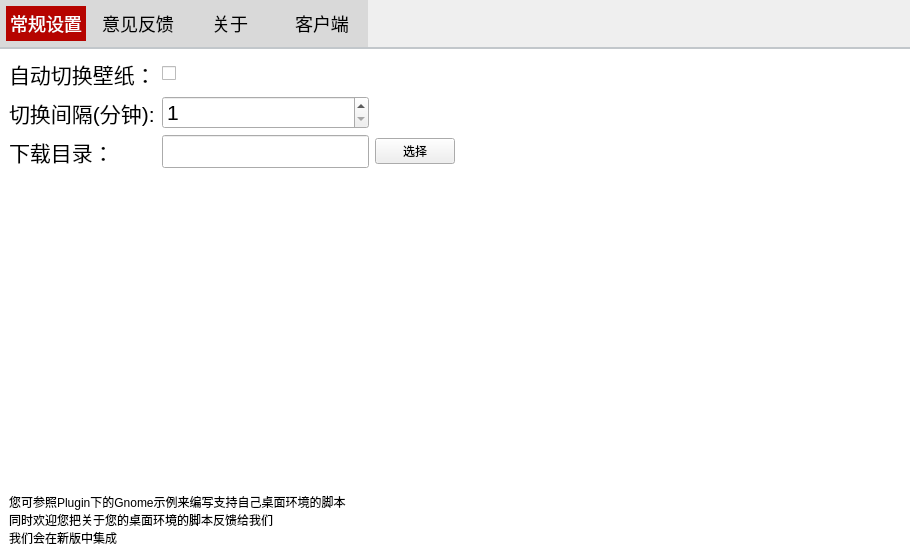
<?xml version="1.0" encoding="UTF-8"?>
<ui version="4.0">
 <class>Settings</class>
 <widget class="QWidget" name="Settings">
  <property name="geometry">
   <rect>
    <x>0</x>
    <y>0</y>
    <width>910</width>
    <height>556</height>
   </rect>
  </property>
  <property name="sizePolicy">
   <sizepolicy hsizetype="Expanding" vsizetype="Expanding">
    <horstretch>0</horstretch>
    <verstretch>0</verstretch>
   </sizepolicy>
  </property>
  <property name="windowTitle">
   <string>Settings</string>
  </property>
  <property name="styleSheet">
   <string notr="true"/>
  </property>
  <layout class="QVBoxLayout" name="verticalLayout">
   <property name="margin">
    <number>0</number>
   </property>
   <item>
    <layout class="QVBoxLayout" name="layout_outside">
     <item>
      <widget class="QTabWidget" name="tabWidget">
       <property name="enabled">
        <bool>true</bool>
       </property>
       <property name="font">
        <font>
         <weight>50</weight>
         <bold>false</bold>
         <underline>false</underline>
         <stylestrategy>PreferDefault</stylestrategy>
        </font>
       </property>
       <property name="mouseTracking">
        <bool>true</bool>
       </property>
       <property name="focusPolicy">
        <enum>Qt::TabFocus</enum>
       </property>
       <property name="contextMenuPolicy">
        <enum>Qt::DefaultContextMenu</enum>
       </property>
       <property name="layoutDirection">
        <enum>Qt::LeftToRight</enum>
       </property>
       <property name="autoFillBackground">
        <bool>false</bool>
       </property>
       <property name="styleSheet">
        <string notr="true">QTabWidget::pane { /* The tab widget frame */
     border-top: 2px solid #C2C7CB;
     background-color:white;

 }
 QTabWidget::tab-bar {
     alignment: left;
	background-color:#d9d9d9;
	
 }
QTabBar::tab {
    height:35px;
	width:80px;
     background:#d9d9d9;
     border: 6px solid #d9d9d9;
     border-bottom-color: #d9d9d9; /* same as the pane color */
	padding:0px;
     min-width: 8ex;
	margin:0px;	
	font-size:18px;
    
 }
QTabBar::tab:selected, QTabBar::tab:hover {
     background:#b60400;
	  color:white;
 }
</string>
       </property>
       <property name="inputMethodHints">
        <set>Qt::ImhNone</set>
       </property>
       <property name="tabPosition">
        <enum>QTabWidget::North</enum>
       </property>
       <property name="tabShape">
        <enum>QTabWidget::Rounded</enum>
       </property>
       <property name="currentIndex">
        <number>0</number>
       </property>
       <property name="elideMode">
        <enum>Qt::ElideNone</enum>
       </property>
       <property name="usesScrollButtons">
        <bool>false</bool>
       </property>
       <property name="documentMode">
        <bool>false</bool>
       </property>
       <property name="tabsClosable">
        <bool>false</bool>
       </property>
       <property name="movable">
        <bool>false</bool>
       </property>
       <widget class="QWidget" name="tab">
        <attribute name="title">
         <string>常规设置</string>
        </attribute>
        <layout class="QGridLayout" name="gridLayout_8">
         <item row="1" column="1">
          <spacer name="verticalSpacer_2">
           <property name="orientation">
            <enum>Qt::Vertical</enum>
           </property>
           <property name="sizeHint" stdset="0">
            <size>
             <width>20</width>
             <height>40</height>
            </size>
           </property>
          </spacer>
         </item>
         <item row="2" column="1">
          <widget class="QLabel" name="label_20">
           <property name="text">
            <string>您可参照Plugin下的Gnome示例来编写支持自己桌面环境的脚本
同时欢迎您把关于您的桌面环境的脚本反馈给我们
我们会在新版中集成</string>
           </property>
          </widget>
         </item>
         <item row="0" column="1">
          <layout class="QGridLayout" name="gridLayout">
           <item row="2" column="1">
            <widget class="QLineEdit" name="path_line">
             <property name="font">
              <font>
               <pointsize>16</pointsize>
              </font>
             </property>
            </widget>
           </item>
           <item row="0" column="0">
            <widget class="QLabel" name="label">
             <property name="font">
              <font>
               <pointsize>16</pointsize>
              </font>
             </property>
             <property name="text">
              <string>自动切换壁纸：</string>
             </property>
            </widget>
           </item>
           <item row="1" column="0">
            <widget class="QLabel" name="label_2">
             <property name="font">
              <font>
               <pointsize>16</pointsize>
              </font>
             </property>
             <property name="text">
              <string>切换间隔(分钟):</string>
             </property>
            </widget>
           </item>
           <item row="1" column="1">
            <widget class="QSpinBox" name="time_spinbox">
             <property name="font">
              <font>
               <pointsize>16</pointsize>
              </font>
             </property>
             <property name="minimum">
              <number>1</number>
             </property>
            </widget>
           </item>
           <item row="0" column="1">
            <widget class="QCheckBox" name="autoslide_checkbox">
             <property name="font">
              <font>
               <pointsize>16</pointsize>
              </font>
             </property>
             <property name="text">
              <string/>
             </property>
            </widget>
           </item>
           <item row="2" column="0">
            <widget class="QLabel" name="label_15">
             <property name="font">
              <font>
               <pointsize>16</pointsize>
              </font>
             </property>
             <property name="text">
              <string>下载目录：</string>
             </property>
            </widget>
           </item>
           <item row="2" column="2">
            <widget class="QPushButton" name="chooseButton">
             <property name="text">
              <string>选择</string>
             </property>
            </widget>
           </item>
          </layout>
         </item>
         <item row="0" column="3">
          <spacer name="horizontalSpacer_7">
           <property name="orientation">
            <enum>Qt::Horizontal</enum>
           </property>
           <property name="sizeHint" stdset="0">
            <size>
             <width>40</width>
             <height>20</height>
            </size>
           </property>
          </spacer>
         </item>
        </layout>
       </widget>
       <widget class="QWidget" name="tab_2">
        <attribute name="title">
         <string>意见反馈</string>
        </attribute>
        <layout class="QGridLayout" name="gridLayout_7">
         <item row="0" column="0">
          <layout class="QFormLayout" name="formLayout">
           <property name="fieldGrowthPolicy">
            <enum>QFormLayout::FieldsStayAtSizeHint</enum>
           </property>
           <property name="formAlignment">
            <set>Qt::AlignLeading|Qt::AlignLeft|Qt::AlignTop</set>
           </property>
           <item row="0" column="0">
            <widget class="QLabel" name="label_9">
             <property name="font">
              <font>
               <pointsize>18</pointsize>
              </font>
             </property>
             <property name="text">
              <string>您遇到问题了吗？赶紧反馈给我们吧</string>
             </property>
            </widget>
           </item>
           <item row="2" column="0" colspan="2">
            <widget class="QPlainTextEdit" name="feedbackTextEdit">
             <property name="plainText">
              <string>您遇到了什么问题？在什么时候？做什么操作？</string>
             </property>
            </widget>
           </item>
           <item row="5" column="0">
            <widget class="QLabel" name="label_12">
             <property name="font">
              <font>
               <pointsize>18</pointsize>
              </font>
             </property>
             <property name="text">
              <string>您的联系方式，有可能获得惊喜哟...</string>
             </property>
            </widget>
           </item>
           <item row="6" column="0" colspan="2">
            <widget class="QLineEdit" name="userinfolineEdit">
             <property name="inputMask">
              <string/>
             </property>
             <property name="text">
              <string/>
             </property>
             <property name="placeholderText">
              <string>手机号码.E-mail地址或者其他的信息</string>
             </property>
            </widget>
           </item>
           <item row="8" column="0" colspan="2">
            <layout class="QHBoxLayout" name="horizontalLayout_3">
             <property name="margin">
              <number>10</number>
             </property>
             <item>
              <spacer name="horizontalSpacer_8">
               <property name="orientation">
                <enum>Qt::Horizontal</enum>
               </property>
               <property name="sizeHint" stdset="0">
                <size>
                 <width>40</width>
                 <height>20</height>
                </size>
               </property>
              </spacer>
             </item>
             <item>
              <widget class="QPushButton" name="postUpButton">
               <property name="text">
                <string>提交</string>
               </property>
              </widget>
             </item>
             <item>
              <spacer name="horizontalSpacer_9">
               <property name="orientation">
                <enum>Qt::Horizontal</enum>
               </property>
               <property name="sizeHint" stdset="0">
                <size>
                 <width>40</width>
                 <height>20</height>
                </size>
               </property>
              </spacer>
             </item>
            </layout>
           </item>
           <item row="3" column="0" colspan="2">
            <layout class="QHBoxLayout" name="horizontalLayout_4">
             <item>
              <widget class="QLabel" name="cleanLabel">
               <property name="sizePolicy">
                <sizepolicy hsizetype="Expanding" vsizetype="Preferred">
                 <horstretch>0</horstretch>
                 <verstretch>0</verstretch>
                </sizepolicy>
               </property>
               <property name="cursor">
                <cursorShape>PointingHandCursor</cursorShape>
               </property>
               <property name="text">
                <string>&lt;html&gt;&lt;head/&gt;&lt;body&gt;&lt;p&gt;&lt;a href=&quot;http://clean.com&quot;&gt;&lt;span style=&quot; text-decoration: underline; color:#0000ff;&quot;&gt;清空内容...&lt;/span&gt;&lt;/a&gt;&lt;/p&gt;&lt;/body&gt;&lt;/html&gt;</string>
               </property>
              </widget>
             </item>
             <item>
              <widget class="QLabel" name="label_17">
               <property name="text">
                <string>还可以输入：</string>
               </property>
              </widget>
             </item>
             <item>
              <widget class="QLabel" name="limitLabel">
               <property name="sizePolicy">
                <sizepolicy hsizetype="Preferred" vsizetype="Preferred">
                 <horstretch>0</horstretch>
                 <verstretch>0</verstretch>
                </sizepolicy>
               </property>
               <property name="text">
                <string>500</string>
               </property>
               <property name="alignment">
                <set>Qt::AlignRight|Qt::AlignTrailing|Qt::AlignVCenter</set>
               </property>
              </widget>
             </item>
             <item>
              <widget class="QLabel" name="label_18">
               <property name="text">
                <string>个字</string>
               </property>
              </widget>
             </item>
            </layout>
           </item>
          </layout>
         </item>
        </layout>
       </widget>
       <widget class="QWidget" name="tab_3">
        <attribute name="title">
         <string>关于</string>
        </attribute>
        <layout class="QGridLayout" name="gridLayout_5">
         <item row="0" column="0">
          <layout class="QGridLayout" name="gridLayout_4">
           <item row="0" column="1">
            <widget class="QLabel" name="label_8">
             <property name="text">
              <string/>
             </property>
             <property name="pixmap">
              <pixmap resource="../resources.qrc">:/source/aboutlogo.png</pixmap>
             </property>
             <property name="alignment">
              <set>Qt::AlignCenter</set>
             </property>
            </widget>
           </item>
           <item row="0" column="2">
            <spacer name="horizontalSpacer_6">
             <property name="orientation">
              <enum>Qt::Horizontal</enum>
             </property>
             <property name="sizeHint" stdset="0">
              <size>
               <width>40</width>
               <height>20</height>
              </size>
             </property>
            </spacer>
           </item>
           <item row="1" column="1">
            <layout class="QVBoxLayout" name="verticalLayout_3">
             <item>
              <widget class="QLabel" name="label_16">
               <property name="text">
                <string>&lt;html&gt;&lt;head/&gt;&lt;body&gt;&lt;p&gt;版本:&lt;span style=&quot; font-weight:600;&quot;&gt;1.5.1&lt;/span&gt;&lt;/p&gt;&lt;/body&gt;&lt;/html&gt;</string>
               </property>
               <property name="alignment">
                <set>Qt::AlignCenter</set>
               </property>
              </widget>
             </item>
             <item>
              <widget class="QLabel" name="label_11">
               <property name="text">
                <string> 官方QQ群：240059255</string>
               </property>
               <property name="alignment">
                <set>Qt::AlignCenter</set>
               </property>
              </widget>
             </item>
             <item>
              <widget class="QLabel" name="label_13">
               <property name="text">
                <string>&lt;html&gt;&lt;head/&gt;&lt;body&gt;&lt;p&gt;官方网站：&lt;a href=&quot;http://www.lovebizhi.com&quot;&gt;&lt;span style=&quot; text-decoration: underline; color:#0000ff;&quot;&gt;http://www.lovebizhi.com&lt;/span&gt;&lt;/a&gt;&lt;/p&gt;&lt;/body&gt;&lt;/html&gt;</string>
               </property>
               <property name="alignment">
                <set>Qt::AlignCenter</set>
               </property>
               <property name="openExternalLinks">
                <bool>true</bool>
               </property>
              </widget>
             </item>
             <item>
              <widget class="QLabel" name="label_14">
               <property name="text">
                <string>&lt;html&gt;&lt;head/&gt;&lt;body&gt;&lt;p&gt;联系我们：&lt;a href=&quot;mailto:info@lovebizhi.com&quot;&gt;&lt;span style=&quot; text-decoration: underline; color:#0000ff;&quot;&gt;info (at) lovebizhi.com&lt;/span&gt;&lt;/a&gt;&lt;/p&gt;&lt;/body&gt;&lt;/html&gt;</string>
               </property>
               <property name="alignment">
                <set>Qt::AlignCenter</set>
               </property>
               <property name="openExternalLinks">
                <bool>true</bool>
               </property>
              </widget>
             </item>
             <item>
              <widget class="QLabel" name="label_3">
               <property name="text">
                <string>©北京取道兴业有限公司</string>
               </property>
               <property name="alignment">
                <set>Qt::AlignCenter</set>
               </property>
              </widget>
             </item>
            </layout>
           </item>
           <item row="0" column="0">
            <spacer name="horizontalSpacer_5">
             <property name="orientation">
              <enum>Qt::Horizontal</enum>
             </property>
             <property name="sizeHint" stdset="0">
              <size>
               <width>40</width>
               <height>20</height>
              </size>
             </property>
            </spacer>
           </item>
          </layout>
         </item>
        </layout>
       </widget>
       <widget class="QWidget" name="tab_4">
        <attribute name="title">
         <string>客户端</string>
        </attribute>
        <layout class="QGridLayout" name="gridLayout_3">
         <item row="0" column="0">
          <layout class="QGridLayout" name="gridLayout_2">
           <item row="3" column="2">
            <layout class="QHBoxLayout" name="horizontalLayout">
             <item>
              <spacer name="horizontalSpacer_3">
               <property name="orientation">
                <enum>Qt::Horizontal</enum>
               </property>
               <property name="sizeHint" stdset="0">
                <size>
                 <width>40</width>
                 <height>20</height>
                </size>
               </property>
              </spacer>
             </item>
             <item>
              <widget class="QLabel" name="label_6">
               <property name="text">
                <string>&lt;html&gt;&lt;head/&gt;&lt;body&gt;&lt;p&gt;&lt;a href=&quot;http://lovebizhi.com/iphone.html&quot;&gt;&lt;img src=&quot;:/source/button-iphone.png&quot;/&gt;&lt;/a&gt;&lt;/p&gt;&lt;/body&gt;&lt;/html&gt;</string>
               </property>
               <property name="openExternalLinks">
                <bool>true</bool>
               </property>
              </widget>
             </item>
             <item>
              <widget class="QLabel" name="label_19">
               <property name="acceptDrops">
                <bool>false</bool>
               </property>
               <property name="text">
                <string>&lt;html&gt;&lt;head/&gt;&lt;body&gt;&lt;p&gt;&lt;a href=&quot;http://lovebizhi.com/ipad.html&quot;&gt;&lt;img src=&quot;:/source/ipad.png&quot;/&gt;&lt;/a&gt;&lt;/p&gt;&lt;/body&gt;&lt;/html&gt;</string>
               </property>
               <property name="openExternalLinks">
                <bool>true</bool>
               </property>
              </widget>
             </item>
             <item>
              <widget class="QLabel" name="label_7">
               <property name="text">
                <string>&lt;html&gt;&lt;head/&gt;&lt;body&gt;&lt;p&gt;&lt;a href=&quot;http://lovebizhi.com/wp.html&quot;&gt;&lt;img src=&quot;:/source/button-wp7.png&quot;/&gt;&lt;/a&gt;&lt;/p&gt;&lt;/body&gt;&lt;/html&gt;</string>
               </property>
               <property name="openExternalLinks">
                <bool>true</bool>
               </property>
              </widget>
             </item>
             <item>
              <widget class="QLabel" name="label_5">
               <property name="text">
                <string>&lt;html&gt;&lt;head/&gt;&lt;body&gt;&lt;p&gt;&lt;a herf=&quot;http://lovebizhi.com/android.html&quot;&gt;&lt;img src=&quot;:/source/button-android.png&quot;/&gt;&lt;/a&gt;&lt;/p&gt;&lt;/body&gt;&lt;/html&gt;</string>
               </property>
               <property name="openExternalLinks">
                <bool>true</bool>
               </property>
              </widget>
             </item>
             <item>
              <spacer name="horizontalSpacer_4">
               <property name="orientation">
                <enum>Qt::Horizontal</enum>
               </property>
               <property name="sizeHint" stdset="0">
                <size>
                 <width>40</width>
                 <height>20</height>
                </size>
               </property>
              </spacer>
             </item>
            </layout>
           </item>
           <item row="1" column="2">
            <layout class="QHBoxLayout" name="horizontalLayout_2">
             <property name="sizeConstraint">
              <enum>QLayout::SetDefaultConstraint</enum>
             </property>
             <item>
              <spacer name="horizontalSpacer">
               <property name="orientation">
                <enum>Qt::Horizontal</enum>
               </property>
               <property name="sizeHint" stdset="0">
                <size>
                 <width>40</width>
                 <height>20</height>
                </size>
               </property>
              </spacer>
             </item>
             <item>
              <widget class="QLabel" name="label_4">
               <property name="text">
                <string/>
               </property>
               <property name="pixmap">
                <pixmap resource="../resources.qrc">:/source/aboutlogo.png</pixmap>
               </property>
              </widget>
             </item>
             <item>
              <spacer name="horizontalSpacer_2">
               <property name="orientation">
                <enum>Qt::Horizontal</enum>
               </property>
               <property name="sizeHint" stdset="0">
                <size>
                 <width>40</width>
                 <height>20</height>
                </size>
               </property>
              </spacer>
             </item>
            </layout>
           </item>
           <item row="2" column="2">
            <layout class="QVBoxLayout" name="verticalLayout_2">
             <item>
              <widget class="QLabel" name="label_10">
               <property name="font">
                <font>
                 <pointsize>16</pointsize>
                </font>
               </property>
               <property name="text">
                <string>&lt;html&gt;&lt;head/&gt;&lt;body&gt;&lt;p&gt;爱壁纸HD不只有Linux版本，我们还提供了以下平台的版本供您选用&lt;/p&gt;&lt;/body&gt;&lt;/html&gt;</string>
               </property>
               <property name="alignment">
                <set>Qt::AlignCenter</set>
               </property>
              </widget>
             </item>
            </layout>
           </item>
          </layout>
         </item>
        </layout>
       </widget>
      </widget>
     </item>
    </layout>
   </item>
  </layout>
 </widget>
 <resources>
  <include location="../resources.qrc"/>
  <include location="../resources.qrc"/>
  <include location="../resources.qrc"/>
 </resources>
 <connections>
  <connection>
   <sender>cleanLabel</sender>
   <signal>linkActivated(QString)</signal>
   <receiver>feedbackTextEdit</receiver>
   <slot>clear()</slot>
   <hints>
    <hint type="sourcelabel">
     <x>56</x>
     <y>314</y>
    </hint>
    <hint type="destinationlabel">
     <x>64</x>
     <y>285</y>
    </hint>
   </hints>
  </connection>
 </connections>
</ui>
